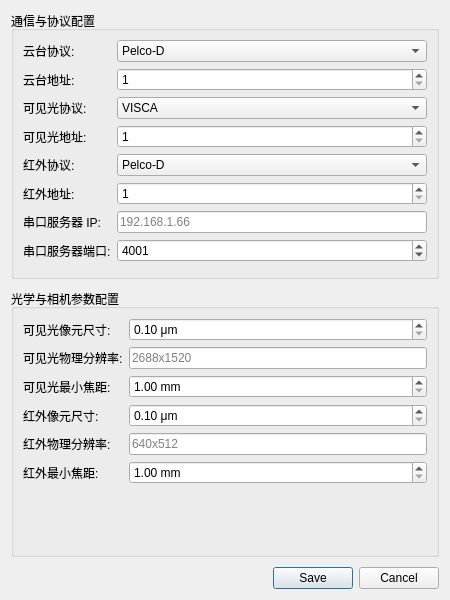
<?xml version="1.0" encoding="UTF-8"?>
<ui version="4.0">
 <class>SettingsDialog</class>
 <widget class="QDialog" name="SettingsDialog">
  <property name="geometry">
   <rect>
    <x>0</x>
    <y>0</y>
    <width>450</width>
    <height>600</height>
   </rect>
  </property>
  <property name="windowTitle">
   <string>系统参数设置</string>
  </property>
  <layout class="QVBoxLayout" name="verticalLayout">
   <property name="spacing">
    <number>10</number>
   </property>
   <item>
    <widget class="QGroupBox" name="groupComm">
     <property name="title">
      <string>通信与协议配置</string>
     </property>
     <layout class="QFormLayout" name="formLayout_comm">
      <item row="0" column="0">
       <widget class="QLabel" name="label">
        <property name="text"><string>云台协议:</string></property>
       </widget>
      </item>
      <item row="0" column="1">
       <widget class="QComboBox" name="comboPtzProtocol">
        <item><property name="text"><string>Pelco-D</string></property></item>
        <item><property name="text"><string>LPP</string></property></item>
        <item><property name="text"><string>N-MD</string></property></item>
       </widget>
      </item>
      
      <item row="1" column="0">
       <widget class="QLabel" name="label_2">
        <property name="text"><string>云台地址:</string></property>
       </widget>
      </item>
      <item row="1" column="1">
       <widget class="QSpinBox" name="spinPtzAddress">
        <property name="minimum"><number>1</number></property>
        <property name="maximum"><number>255</number></property>
       </widget>
      </item>
      
      <item row="2" column="0">
       <widget class="QLabel" name="label_3">
        <property name="text"><string>可见光协议:</string></property>
       </widget>
      </item>
      <item row="2" column="1">
       <widget class="QComboBox" name="comboVisProtocol">
        <item><property name="text"><string>VISCA</string></property></item>
       </widget>
      </item>
      
      <item row="3" column="0">
       <widget class="QLabel" name="label_4">
        <property name="text"><string>可见光地址:</string></property>
       </widget>
      </item>
      <item row="3" column="1">
       <widget class="QSpinBox" name="spinVisAddress">
        <property name="minimum"><number>1</number></property>
        <property name="maximum"><number>255</number></property>
       </widget>
      </item>
      
      <item row="4" column="0">
       <widget class="QLabel" name="label_5">
        <property name="text"><string>红外协议:</string></property>
       </widget>
      </item>
      <item row="4" column="1">
       <widget class="QComboBox" name="comboIrProtocol">
        <item><property name="text"><string>Pelco-D</string></property></item>
        <item><property name="text"><string>IRAY</string></property></item>
       </widget>
      </item>
      
      <item row="5" column="0">
       <widget class="QLabel" name="label_6">
        <property name="text"><string>红外地址:</string></property>
       </widget>
      </item>
      <item row="5" column="1">
       <widget class="QSpinBox" name="spinIrAddress">
        <property name="minimum"><number>1</number></property>
        <property name="maximum"><number>255</number></property>
       </widget>
      </item>
      
      <item row="6" column="0">
       <widget class="QLabel" name="label_7">
        <property name="text"><string>串口服务器 IP:</string></property>
       </widget>
      </item>
      <item row="6" column="1">
       <widget class="QLineEdit" name="editSerialIp">
        <property name="placeholderText"><string>192.168.1.66</string></property>
       </widget>
      </item>
      
      <item row="7" column="0">
       <widget class="QLabel" name="label_8">
        <property name="text"><string>串口服务器端口:</string></property>
       </widget>
      </item>
      <item row="7" column="1">
       <widget class="QSpinBox" name="spinSerialPort">
        <property name="minimum"><number>1</number></property>
        <property name="maximum"><number>65535</number></property>
        <property name="value"><number>4001</number></property>
       </widget>
      </item>
     </layout>
    </widget>
   </item>
   
   <item>
    <widget class="QGroupBox" name="groupCamera">
     <property name="title">
      <string>光学与相机参数配置</string>
     </property>
     <layout class="QFormLayout" name="formLayout_camera">
      <item row="0" column="0">
       <widget class="QLabel" name="label_9">
        <property name="text"><string>可见光像元尺寸:</string></property>
       </widget>
      </item>
      <item row="0" column="1">
       <widget class="QDoubleSpinBox" name="spinVisPixelSize">
        <property name="suffix"><string> μm</string></property>
        <property name="decimals"><number>2</number></property>
        <property name="minimum"><double>0.1</double></property>
        <property name="maximum"><double>50.0</double></property>
       </widget>
      </item>
      
      <item row="1" column="0">
       <widget class="QLabel" name="label_10">
        <property name="text"><string>可见光物理分辨率:</string></property>
       </widget>
      </item>
      <item row="1" column="1">
       <widget class="QLineEdit" name="editVisResolution">
        <property name="placeholderText"><string>2688x1520</string></property>
       </widget>
      </item>
      
      <item row="2" column="0">
       <widget class="QLabel" name="label_11">
        <property name="text"><string>可见光最小焦距:</string></property>
       </widget>
      </item>
      <item row="2" column="1">
       <widget class="QDoubleSpinBox" name="spinVisMinFocal">
        <property name="suffix"><string> mm</string></property>
        <property name="minimum"><double>1.0</double></property>
        <property name="maximum"><double>1000.0</double></property>
       </widget>
      </item>
      
      <item row="3" column="0">
       <widget class="QLabel" name="label_12">
        <property name="text"><string>红外像元尺寸:</string></property>
       </widget>
      </item>
      <item row="3" column="1">
       <widget class="QDoubleSpinBox" name="spinIrPixelSize">
        <property name="suffix"><string> μm</string></property>
        <property name="decimals"><number>2</number></property>
        <property name="minimum"><double>0.1</double></property>
        <property name="maximum"><double>50.0</double></property>
       </widget>
      </item>
      
      <item row="4" column="0">
       <widget class="QLabel" name="label_13">
        <property name="text"><string>红外物理分辨率:</string></property>
       </widget>
      </item>
      <item row="4" column="1">
       <widget class="QLineEdit" name="editIrResolution">
        <property name="placeholderText"><string>640x512</string></property>
       </widget>
      </item>
      
      <item row="5" column="0">
       <widget class="QLabel" name="label_14">
        <property name="text"><string>红外最小焦距:</string></property>
       </widget>
      </item>
      <item row="5" column="1">
       <widget class="QDoubleSpinBox" name="spinIrMinFocal">
        <property name="suffix"><string> mm</string></property>
        <property name="minimum"><double>1.0</double></property>
        <property name="maximum"><double>1000.0</double></property>
       </widget>
      </item>
     </layout>
    </widget>
   </item>
   
   <item>
    <widget class="QDialogButtonBox" name="buttonBox">
     <property name="orientation">
      <enum>Qt::Horizontal</enum>
     </property>
     <property name="standardButtons">
      <set>QDialogButtonBox::Cancel|QDialogButtonBox::Save</set>
     </property>
    </widget>
   </item>
  </layout>
 </widget>
 <resources/>
 <connections>
  <connection>
   <sender>buttonBox</sender>
   <signal>accepted()</signal>
   <receiver>SettingsDialog</receiver>
   <slot>accept()</slot>
   <hints>
    <hint type="sourcelabel">
     <x>224</x>
     <y>580</y>
    </hint>
    <hint type="destinationlabel">
     <x>224</x>
     <y>300</y>
    </hint>
   </hints>
  </connection>
  <connection>
   <sender>buttonBox</sender>
   <signal>rejected()</signal>
   <receiver>SettingsDialog</receiver>
   <slot>reject()</slot>
   <hints>
    <hint type="sourcelabel">
     <x>224</x>
     <y>580</y>
    </hint>
    <hint type="destinationlabel">
     <x>224</x>
     <y>300</y>
    </hint>
   </hints>
  </connection>
 </connections>
</ui>
